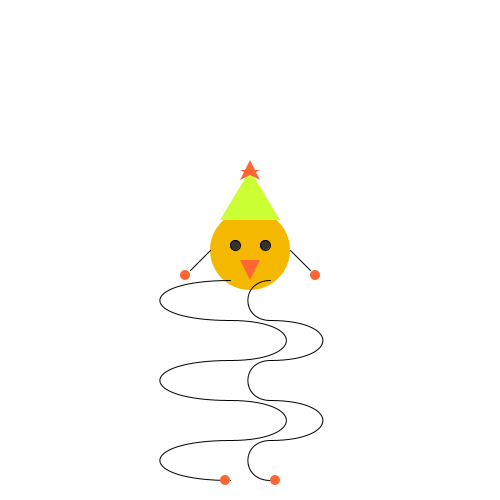
Frame 1 (no input)
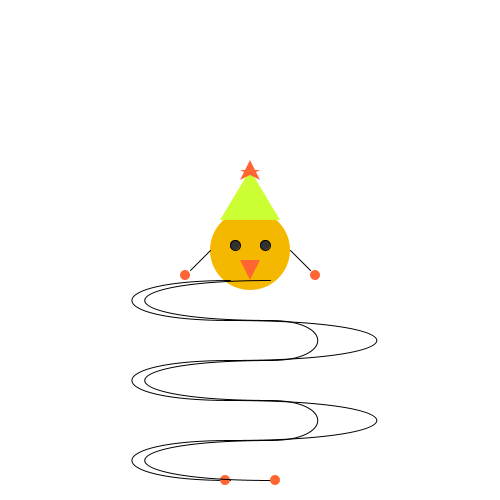
Frame 60 (the mouse pressed at the canvas centre just before this capture)
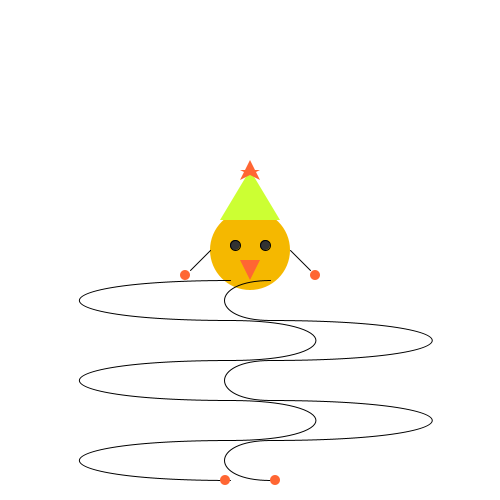
Frame 120 (the mouse held since frame 60 and released just before this capture)

The Processing sketch that drew these frames (run headless with seeded random() and noise(); from frame 60 on, the mouse is pressed at the canvas centre):

// Processing sketch: processing_20863
// ── processing_20863.pde

//Julie Romano
//New Critter


float centerX = 250;
float centerY = 250;
 
int dir = 1;

  
void setup() {
  size (500, 500); //the size of perimeter
  smooth(); //turns on anit-alliasing, which smooths out some rough edges
}
  
void draw () {
  background(255);
  //background (51, 255, 204); //turquoise
    
  ellipseMode(CENTER);
    
  float a = random(0, 210);
  float b = random(250, 460);
  float c = random(40, 250);
  float d = random(290, 500); 

  
    
  //Body
  //stroke(0); //black
  noStroke();
  fill(245, 184, 0); //mango
  //ellipse(160, 130, 80, 80);
  ellipse(centerX, centerY, 80, 80);
    
  //Right eye
  stroke(0); //black
  fill(50); //almost black
  //ellipse(145, 125, 10, 10);
  ellipse(centerX-15, centerY-5, 10, 10);
    
  //Left eye
  stroke(0); //black
  fill(50); //almost black
  //ellipse(175, 125, 10, 10);
  //ellipse(175, 125, 10, 10);
  ellipse(centerX+15, centerY-5, 10, 10);
    
    
    
  //Beak
  //stroke(0);
  noStroke();
  fill(255, 102, 51); //purpley = 204, 51, 255
  //triangle(160, 160, 170, 140, 150, 140);
  triangle(centerX, centerY+30, centerX+10, centerY+10, centerX-10, centerY+10);
    
    
  //Hat
  //stroke(0);
  noStroke();
  fill(204, 255, 51); //lime
  //triangle(130, 100, 190, 100, 160, 50);
  triangle(centerX-30, centerY-30, centerX+30, centerY-30, centerX, centerY-80);
    
    
   
    
  //Right arm
  stroke(0);
  strokeWeight(1);
  //line(120, 130, 100, 150);
  line(centerX-40, centerY, centerX-60, centerY+20);
    
  //Right hand
  //stroke(0); //black
  noStroke();
  fill(255, 102, 51); //Pick color!!!
  //ellipse(95, 155, 10, 10); the right hand stationary
  //ellipse(mouseX-65, mouseY+25, mouseX-150, mouseY-120); the right hand changing size
  ellipse(centerX-65, centerY+25, 10, 10);
    
  //Left arm
  stroke(0);
  strokeWeight(1);
  //line(200, 130, 220, 150);
  line(centerX+40, centerY, centerX+60, centerY+20);
    
  //Left hand
  //stroke(0); //black
  noStroke();
  fill(255, 102, 51); //Pick color!!!
  //ellipse(225, 155, 10, 10); the left hand stationary
  //ellipse(mouseX+65, mouseY+25, mouseX-150, mouseY-120); the left hand changing size
  ellipse(centerX+65, centerY+25, 10, 10);
    
    
   
    
    
  //Right leg
   noFill();
  stroke(0);
  //(center = 160, 130);
  //line(140, 160, 140, 345);
  //line(centerX-20, centerY+30, centerX-20, centerY+215);
  
  
  //arc1
  strokeWeight(1);
  //bezier(140, 160, 110, 160, 110, 200, 140, 200);
  bezier(centerX-20, centerY+30, a, centerY+30, a, centerY+70, centerX-20, centerY+70);  
  
  //arc2
  strokeWeight(1);
  //(140, 200, 170, 200, 170, 240, 140, 240);
  //bezier(centerX-20, centerY+70, centerX+10, centerY+70, centerX+10, centerY+110, centerX-20, centerY+110);
  bezier(centerX-20, centerY+70, b, centerY+70, b, centerY+110, centerX-20, centerY+110);
  
  //arc3
  strokeWeight(1);
  //(140, 240, 110, 240, 110, 280, 140, 280)
  //bezier(centerX-20, centerY+110, centerX-50, centerY+110, centerX-50, centerY+150, centerX-20, centerY+150);
  bezier(centerX-20, centerY+110, a, centerY+110, a, centerY+150, centerX-20, centerY+150);
  
  //arc4
  strokeWeight(1);
  //(140, 280, 170, 280, 170, 320, 140, 320)
  //bezier(centerX-20, centerY+150, centerX+10, centerY+150, centerX+10, centerY+190, centerX-20, centerY+190);
  bezier(centerX-20, centerY+150, b, centerY+150, b, centerY+190, centerX-20, centerY+190);
  
  //arc5
  strokeWeight(1);
  //(140, 320, 110, 320, 110, 360, 140, 360);
  //bezier(centerX-20, centerY+190, centerX-50, centerY+190, centerX-50, centerY+230, centerX-20, centerY+230);
  bezier(centerX-20, centerY+190, a, centerY+190, a, centerY+230, centerX-20, centerY+230);
  
 
  //Right foot
  //stroke(0); //black
  noStroke();
  fill(255, 102, 51); //Pick color!!!
  //ellipse(135, 360, 10, 10); the right foot stationary
  //ellipse(mouseX-25, mouseY+215, mouseX-150, mouseY-120); the right foot changing size
  ellipse(centerX-25, centerY+230, 10, 10);
    
    
    
    
    
    
    
    
  //Left leg
  stroke(0);
  strokeWeight(1);
  //line(180, 160, 180, 345);
  //line(centerX+20, centerY+30, centerX+20, centerY+215);
  
  //(center = 160, 130);
  //arc1
  noFill();
  strokeWeight(1);
  //bezier(180, 160, 150, 160, 150, 200, 180, 200);
  //bezier(centerX+20, centerY+30, centerX-10, centerY+30, centerX-10, centerY+70, centerX+20, centerY+70);  
  bezier(centerX+20, centerY+30, c, centerY+30, c, centerY+70, centerX+20, centerY+70);
  
  //arc2
  strokeWeight(1);
  //(180, 200, 210, 200, 210, 240, 180, 240);
  //bezier(centerX+20, centerY+70, centerX+50, centerY+70, centerX+50, centerY+110, centerX+20, centerY+110);
  bezier(centerX+20, centerY+70, d, centerY+70, d, centerY+110, centerX+20, centerY+110);
  
  //arc3
  strokeWeight(1);
  //(180, 240, 150, 240, 150, 280, 180, 280)
  //bezier(centerX+20, centerY+110, centerX-10, centerY+110, centerX-10, centerY+150, centerX+20, centerY+150);
  bezier(centerX+20, centerY+110, c, centerY+110, c, centerY+150, centerX+20, centerY+150);
  
  //arc4
  strokeWeight(1);
  //(180, 280, 210, 280, 210, 320, 180, 320)
  //bezier(centerX+20, centerY+150, centerX+50, centerY+150, centerX+50, centerY+190, centerX+20, centerY+190);
  bezier(centerX+20, centerY+150, d, centerY+150, d, centerY+190, centerX+20, centerY+190);
  
  //arc5
  strokeWeight(1);
  //bezier(180, 320, 150, 320, 150, 360, 180, 360);
  //bezier(centerX+20, centerY+190, centerX-10, centerY+190, centerX-10, centerY+230, centerX+20, centerY+230);
  bezier(centerX+20, centerY+190, c, centerY+190, c, centerY+230, centerX+20, centerY+230);
  
  
    
  //Left foot
  //stroke(0); //black
  noStroke();
  fill(255, 102, 51); //Pick color!!!
  //ellipse(185, 360, 10, 10); the left foot stationary
  //ellipse(mouseX+25, mouseY+215, mouseX-150, mouseY-120); the left foot changing size
  ellipse(centerX+25, centerY+230, 10, 10);
    
   
   
   
  //Star
  noStroke();
  beginShape();
  //vertex(150, 60); //A
  vertex(centerX-10, centerY-70);
  //vertex(160, 40); //B
  vertex(centerX, centerY-90);
  //vertex(170, 60); //C
  vertex(centerX+10, centerY-70);
  //vertex(150, 50); //D
  vertex(centerX-10, centerY-80);
  //vertex(170, 50); //E
  vertex(centerX+10, centerY-80);
  endShape(CLOSE);
    

/*centerX = centerX+3*dir;
   
  if(centerX>500||centerX<0){
    dir=dir*-1;
  }*/
  
 
  
}
